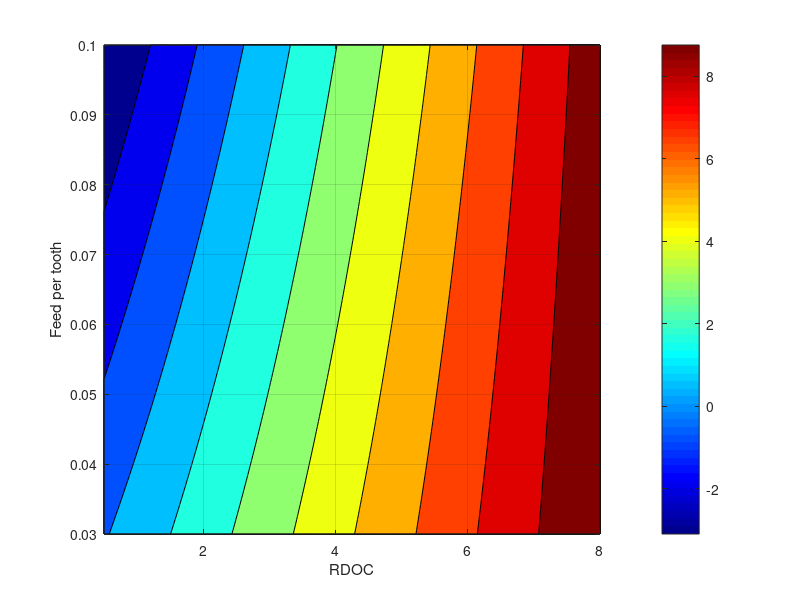

Write MATLAB code to recreate this figure.
clc
clear all
close all

d = 16 ;
AE = [0.5:7.5./100:8];
ap = 10;
HM = [0.03:0.07./100:0.1];
rpm = 2000;
z=4;
[ae,hm]= meshgrid(AE,HM);

%INITIAL CONDITION

wb = 0.051 + 0.456.*hm - 0.256.*ae - 0.039.*ap - 0.004.*rpm.*hm + 5.778.*hm.*ae-4.36.*hm.*ap+0.136.*ae.*ap-8.333.*hm.*hm+0.16.*ap;
contourf(ae,hm,wb)
colorbar
xlabel('RDOC')
ylabel('Feed per tooth')
zlabel('Flank Wear')
colormap jet
shading interp
grid on

